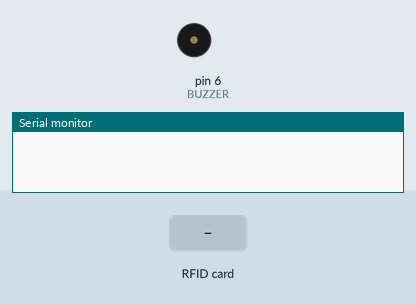
Bench run of a sketch on a simulated Arduino Uno, built with avr-gcc and run on an emulated ATmega328P. Parts: buzzer (waves = sounding), the last lines printed to the serial monitor. The inputs (shaded band) are chosen by the test bench.

Above: at 1.2 s.
1.3 s: RFID card 46 3D B2 AC held to the reader
At 2.7 s:
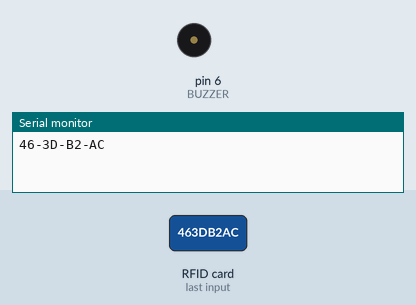
3.0 s: RFID card 30 22 72 A3 held to the reader
At 4.4 s:
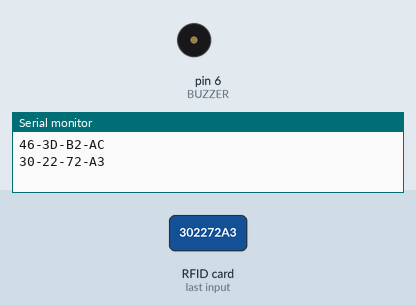
5.1 s: RFID card 5E 7A 19 C4 held to the reader
At 6.08 s:
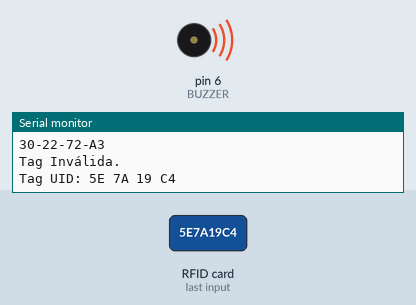
Timing chart, 0 to 8.7 s (numbered marks = the images above; inputs shaded):
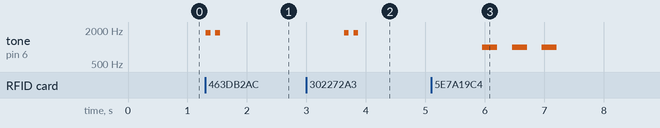

Measured:
- after the input at 1.3 s, tone on pin 6 (BUZZER): alternates 1800 Hz for 0.08 s and silent for 0.08 s, 4 changes in all, then stays silent, starting at once
- after the input at 3.0 s, tone on pin 6 (BUZZER): alternates 1800 Hz for 0.08 s and silent for 0.08 s, 4 changes in all, then stays silent, starting after 0.63 s
- after the input at 5.1 s, tone on pin 6 (BUZZER): alternates 1000 Hz for 0.25 s and silent for 0.25 s, 6 changes in all, then stays silent, starting after 0.86 s

The sketch:

Leitor_RFID.ino
```cpp
//Programa : RFID - Controle de Acesso por leitor RFID
//Autor : João Paulo

#include <SPI.h>
#include <MFRC522.h>
#include <LiquidCrystal.h>

#define SS_PIN 10
#define RST_PIN 9
#define BUZZER 6
MFRC522 mfrc522(SS_PIN, RST_PIN);  // Create MFRC522 instance.

char st[20];

String tipo [] = {
  "Cartão",   //0
  "Chaveiro", //1
};

String ids_permitidos [][3] = {
  {"46 3D B2 AC", "1", "João Paulo de Melo"},
  {"30 22 72 A3", "0", "Fulano"},
};

void setup()
{
  Serial.begin(9600); // Inicia a serial
  SPI.begin();    // Inicia  SPI bus
  mfrc522.PCD_Init(); // Inicia MFRC522
  pinMode(BUZZER, OUTPUT); // Inicia o Buzzer
  //Define o número de colunas e linhas do LCD:
  mensagem_boasVindas();
}

void loop()
{
  bool acesso = false;
  // Look for new cards
  if ( ! mfrc522.PICC_IsNewCardPresent())
  {
    return;
  }
  // Select one of the cards
  if ( ! mfrc522.PICC_ReadCardSerial())
  {
    return;
  }

  String chave = get_UID().substring(1);

  for (int i = 0; i < sizeof (ids_permitidos) / sizeof (ids_permitidos[0]); i++)
    if (chave == ids_permitidos[i][0]) //UID 1 - Chaveiro
    {
      acesso = true;
      chave.replace(" ", "-");
      //Serial.println("Seja bem vindo " + ids_permitidos[i][2]);
      //Serial.println("Seu tipo de acesso é: " + tipo[ids_permitidos[i][1].toInt()]);
      Serial.println(/*"Tag UID: " + */chave);
      som_sucesso();
      delay(2000);
      mensagem_boasVindas();
      break;
    }

  if (!acesso) {
    Serial.println("Tag Inválida.");
    Serial.println("Tag UID: " + chave);
    som_erro();
    delay(2000);
    mensagem_boasVindas();
  }
}

void mensagem_boasVindas()
{
  //Serial.println("Aproxime o seu Cartão do leitor...");
}

String get_UID() {
  String conteudo = "";
  for (byte i = 0; i < mfrc522.uid.size; i++)
  {
    conteudo.concat(String(mfrc522.uid.uidByte[i] < 0x10 ? " 0" : " "));
    conteudo.concat(String(mfrc522.uid.uidByte[i], HEX));
  }
  conteudo.toUpperCase();
  return conteudo;
}

void som_erro() {
  for(int i = 0; i < 3; i++){
    tone(BUZZER, 1000);   //Define a frequência em 1440
    delay(250);
    noTone(BUZZER);
    delay(250);
  }
}

void som_sucesso() {
  for(int i = 0; i < 2; i++){
    tone(BUZZER, 1800);   //Define a frequência em 1440
    delay(80);
    noTone(BUZZER);
    delay(80);
  }
}
```
